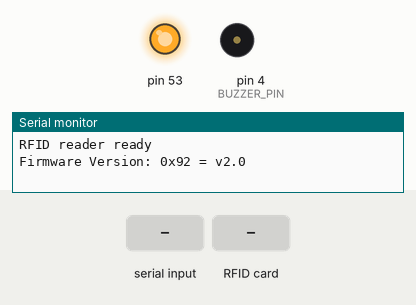
The sketch below on a simulated Arduino Mega 2560, built with avr-gcc and run on an emulated ATmega2560. Shown: output pins drawn as LEDs (lit = HIGH), buzzer (waves = sounding), the last lines printed to the serial monitor. Inputs (shaded band) come from the test bench. Pins used as bus, display or sensor lines are not drawn.

Above: at 1.7 s.
1.8 s: "WRONG\n" received over Serial
At 2.5 s:
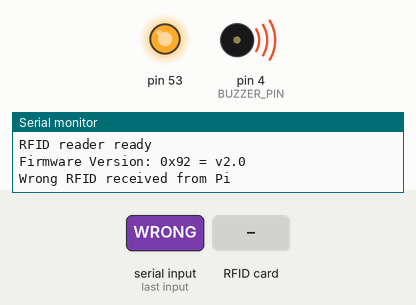
3.3 s: RFID card 5E 7A 19 C4 held to the reader
6.3 s: "CORRECT\n" received over Serial
Timing chart, 0 to 9.3 s (numbered marks = the images above; inputs shaded):
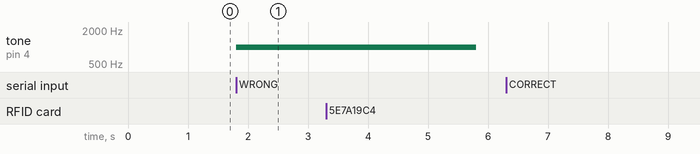

The sketch:

finalrfid.ino
```cpp
#include <SPI.h>
#include <MFRC522.h>

#define SS_PIN 8
#define RST_PIN 7
#define BUZZER_PIN 4

MFRC522 rfid(SS_PIN, RST_PIN);

void setup() {
  Serial.begin(9600);

  // Required for Arduino Mega SPI
  pinMode(53, OUTPUT);
  digitalWrite(53, HIGH);

  pinMode(SS_PIN, OUTPUT);
  digitalWrite(SS_PIN, HIGH);

  pinMode(BUZZER_PIN, OUTPUT);
  digitalWrite(BUZZER_PIN, LOW);

  SPI.begin();
  rfid.PCD_Init();
  delay(500);

  rfid.PCD_AntennaOn();
  rfid.PCD_SetAntennaGain(MFRC522::RxGain_max);

  Serial.println("RFID reader ready");
  rfid.PCD_DumpVersionToSerial();
}

void loop() {
  // Receive response from Raspberry Pi
  if (Serial.available()) {
    String command = Serial.readStringUntil('\n');
    command.trim();

    if (command == "WRONG") {
      Serial.println("Wrong RFID received from Pi");
      beepWrongRFID();
    }
    else if (command == "CORRECT") {
      Serial.println("Correct RFID received from Pi");
      // Add pill dispensing code here later
    }
  }

  // Read RFID tag
  if (!rfid.PICC_IsNewCardPresent()) {
    return;
  }

  if (!rfid.PICC_ReadCardSerial()) {
    return;
  }

  Serial.print("RFID:");

  for (byte i = 0; i < rfid.uid.size; i++) {
    if (rfid.uid.uidByte[i] < 0x10) {
      Serial.print("0");
    }

    Serial.print(rfid.uid.uidByte[i], HEX);

    if (i < rfid.uid.size - 1) {
      Serial.print(" ");
    }
  }

  Serial.println();

  rfid.PICC_HaltA();
  rfid.PCD_StopCrypto1();

  delay(1000);
}

void beepWrongRFID() {
  tone(BUZZER_PIN, 1000);
  delay(4000);
  noTone(BUZZER_PIN);
}
```

Measured:
- after the input at 1.8 s, tone on pin 4 (BUZZER_PIN): silent → 1000 Hz at once
